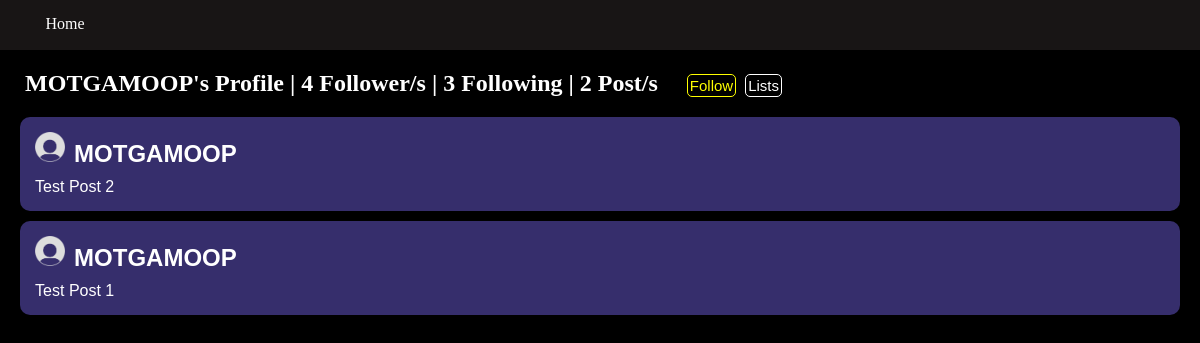
Page /twitter/user/MOTGAMOOP (signed in) on the earlier database version.
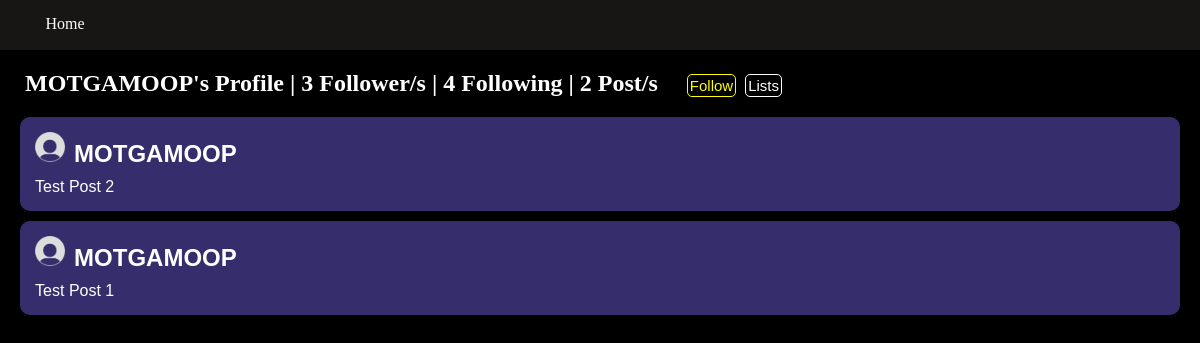
Same page on the later database version.
### twitter/models.py (models this page shows)
class User2(models.Model): #don't delete follows or user2s manually, because you have to delete the user follow and user2 all in one or itll break
    username = models.CharField(max_length = 200)
    password = models.CharField(max_length = 200, default = "password")
    profile_picture = models.ImageField(upload_to = "media/twitter/", default = "static/twitter/default.png")
    following = models.ManyToManyField(FollowObj, related_name="follow_account")
    bookmarks = models.ManyToManyField('Post', related_name="bookmarked_post") #if you want to define a relationship between two objects you can just use a string for the object name
    followers = models.IntegerField(default = 0)
    followingNum = models.IntegerField(default = 0)
    savedlists = models.ManyToManyField('PostList', related_name="saved_list")
    ownlists = models.ManyToManyField('PostList', related_name="own_list")
    posts = models.IntegerField(default = 0)
    notificationlist = models.ManyToManyField('Notification', related_name="notifications")
    def __str__(self):
        return self.username

### twitter/views.py (the view)
# urls.py: path("user/<str:username>", views.ProfileView, name = "profile"),
def ProfileView(request, username):
    tempUser = get_object_or_404(User2, username=username)
    currUser = get_object_or_404(User2, username=request.user.username)
    followed = False
    tempFollow = get_object_or_404(FollowObj, username=username)
    if currUser.following.filter(username=username).exists():
        followed = True
    post_list = Post.objects.filter(user = tempUser).order_by("-pub_date")
    context = {"post_list": post_list, "username": username, "followed": followed, "user": tempUser}
    return render(request, "twitter/profile.html", context)

### twitter/templates/twitter/profile.html (shortened to what this page needs)
<!DOCTYPE html>
<html lang="en">
<head>
    {%load static %}
    <link rel = "stylesheet" href = "{% static 'twitter/css/profile.css' %}">
</head>
<body>
    <div class = "navbar">
        <a href = "{% url 'home' %}"><div class = "homebutton">
            Home
        </div></a>
    </div>
    <h2>{{ username }}'s Profile | {{user.followers}} Follower/s | {{user.followingNum}} Following | {{user.posts}} Post/s </h2>
    <form action="/twitter/follow/{{username}}" method = "POST">
        {% if followed %}
            <button class = "followedbutton pointer" type = "submit">Follow</button>
        {% else %}
            <button class = "followbutton pointer" type = "submit">Follow</button>
        {% endif %}
    </form>
    <a href = "{% url 'lists' username=username %}" class = "listbutton">Lists</a>
    <div class = "postbox">
        {% if post_list %}
            {% for post in post_list %}
                <div class = "post">
                    {% load static %}
                    <img src = "{% static 'twitter/images/default.png' %}", width = 30px, height = 30px>
                    <h2>{{post.user}}</h2> <br>
                    <a href = "{% url 'post' pk=post.pk %}"><span>{{post.text}}</span></a>
                </div>
            {% endfor %}
        {% else %}
            <p>No Posts Available</p>
        {% endif %}
    </div>
</body>
</html>

Differences in the rows shown:
changed User2: followers "4" → "3"; followingNum "3" → "4"
